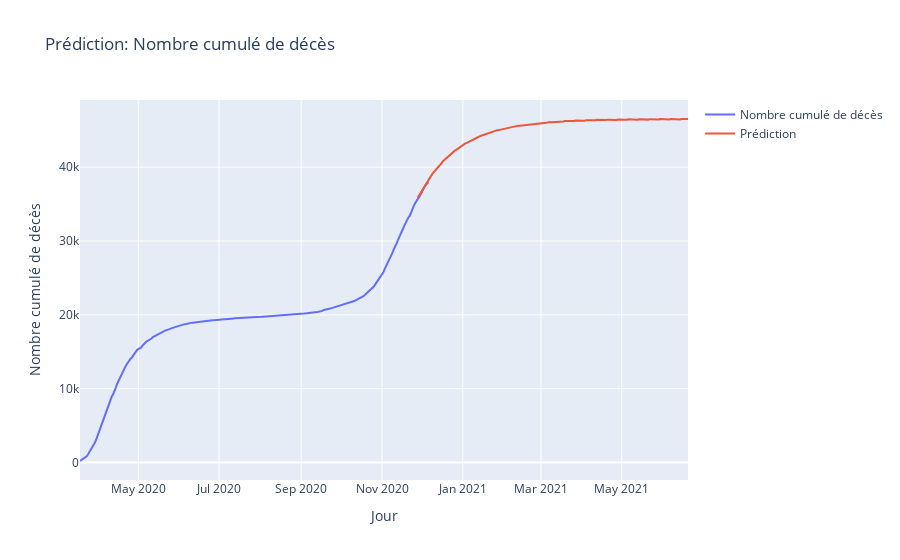

Here is the notebook cell this chart was saved with:
### Code cell
tracer('Nombre cumulé de décès', pred)

### Figure 1 — Plotly figure (JSON) as saved in the notebook; plotly's stock layout.template omitted (floating-point values rounded to 4 significant figures; data arrays with more than 128 entries replaced by an {"elided": "..."} marker saying what was removed)
{"data": [{"mode": "lines", "name": "Nombre cumulé de décès", "type": "scatter", "x": {"elided": "264 str values"}, "y": {"elided": "264 int values"}}, {"mode": "lines", "name": "Prédiction", "type": "scatter", "x": {"elided": "205 str values"}, "y": {"elided": "205 float values"}}], "layout": {"title": {"text": "Prédiction: Nombre cumulé de décès"}, "xaxis": {"title": {"text": "Jour"}}, "yaxis": {"title": {"text": "Nombre cumulé de décès"}}}}
